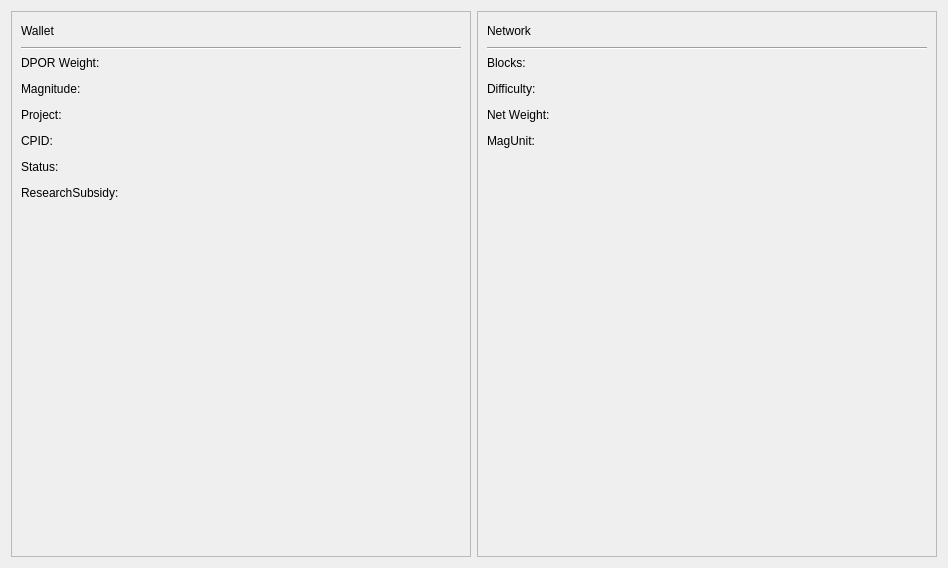
<?xml version="1.0" encoding="UTF-8"?>
<ui version="4.0">
 <class>StatisticsPage</class>
 <widget class="QWidget" name="StatisticsPage">
  <property name="geometry">
   <rect>
    <x>0</x>
    <y>0</y>
    <width>948</width>
    <height>568</height>
   </rect>
  </property>
  <property name="windowTitle">
   <string>Form</string>
  </property>
  <layout class="QVBoxLayout" name="verticalLayout">
   <item>
    <layout class="QHBoxLayout" name="horizontalLayout">
     <item>
      <widget class="QFrame" name="frame">
       <property name="sizePolicy">
        <sizepolicy hsizetype="Expanding" vsizetype="Expanding">
         <horstretch>0</horstretch>
         <verstretch>0</verstretch>
        </sizepolicy>
       </property>
       <property name="frameShape">
        <enum>QFrame::StyledPanel</enum>
       </property>
       <property name="frameShadow">
        <enum>QFrame::Raised</enum>
       </property>
       <layout class="QVBoxLayout" name="verticalLayout_2">
        <item>
         <widget class="QLabel" name="label">
          <property name="minimumSize">
           <size>
            <width>0</width>
            <height>20</height>
           </size>
          </property>
          <property name="maximumSize">
           <size>
            <width>16777215</width>
            <height>20</height>
           </size>
          </property>
          <property name="text">
           <string>Wallet</string>
          </property>
         </widget>
        </item>
        <item>
         <widget class="Line" name="line">
          <property name="orientation">
           <enum>Qt::Horizontal</enum>
          </property>
         </widget>
        </item>
        <item>
         <layout class="QFormLayout" name="formLayout">
          <property name="fieldGrowthPolicy">
           <enum>QFormLayout::AllNonFixedFieldsGrow</enum>
          </property>
          <property name="horizontalSpacing">
           <number>12</number>
          </property>
          <property name="verticalSpacing">
           <number>12</number>
          </property>
          <item row="0" column="0">
           <widget class="QLabel" name="label_7">
            <property name="text">
             <string>DPOR Weight:</string>
            </property>
           </widget>
          </item>
          <item row="1" column="0">
           <widget class="QLabel" name="label_13">
            <property name="text">
             <string>Magnitude:</string>
            </property>
           </widget>
          </item>
          <item row="2" column="0">
           <widget class="QLabel" name="label_14">
            <property name="text">
             <string>Project:</string>
            </property>
           </widget>
          </item>
          <item row="3" column="0">
           <widget class="QLabel" name="label_15">
            <property name="text">
             <string>CPID:</string>
            </property>
           </widget>
          </item>
          <item row="4" column="0">
           <widget class="QLabel" name="label_16">
            <property name="text">
             <string>Status:</string>
            </property>
           </widget>
          </item>
          <item row="5" column="0">
           <widget class="QLabel" name="label_18">
            <property name="text">
             <string>ResearchSubsidy:</string>
            </property>
           </widget>
          </item>
          <item row="0" column="1">
           <widget class="QLabel" name="labelDporWeight">
            <property name="text">
             <string notr="true"/>
            </property>
           </widget>
          </item>
          <item row="1" column="1">
           <widget class="QLabel" name="labelMagnitude">
            <property name="text">
             <string notr="true"/>
            </property>
           </widget>
          </item>
          <item row="2" column="1">
           <widget class="QLabel" name="labelProject">
            <property name="text">
             <string notr="true"/>
            </property>
           </widget>
          </item>
          <item row="3" column="1">
           <widget class="QLabel" name="labelCpid">
            <property name="text">
             <string notr="true"/>
            </property>
           </widget>
          </item>
          <item row="4" column="1">
           <widget class="QLabel" name="labelStatus">
            <property name="text">
             <string notr="true"/>
            </property>
           </widget>
          </item>
          <item row="5" column="1">
           <widget class="QLabel" name="labelDporSubsidy"/>
          </item>
         </layout>
        </item>
       </layout>
      </widget>
     </item>
     <item>
      <widget class="QFrame" name="frame_2">
       <property name="sizePolicy">
        <sizepolicy hsizetype="Expanding" vsizetype="Expanding">
         <horstretch>0</horstretch>
         <verstretch>0</verstretch>
        </sizepolicy>
       </property>
       <property name="frameShape">
        <enum>QFrame::StyledPanel</enum>
       </property>
       <property name="frameShadow">
        <enum>QFrame::Raised</enum>
       </property>
       <layout class="QVBoxLayout" name="verticalLayout_3">
        <item>
         <widget class="QLabel" name="label_3">
          <property name="minimumSize">
           <size>
            <width>0</width>
            <height>20</height>
           </size>
          </property>
          <property name="maximumSize">
           <size>
            <width>16777215</width>
            <height>20</height>
           </size>
          </property>
          <property name="text">
           <string>Network</string>
          </property>
         </widget>
        </item>
        <item>
         <widget class="Line" name="line_2">
          <property name="orientation">
           <enum>Qt::Horizontal</enum>
          </property>
         </widget>
        </item>
        <item>
         <layout class="QFormLayout" name="formLayout_2">
          <property name="fieldGrowthPolicy">
           <enum>QFormLayout::AllNonFixedFieldsGrow</enum>
          </property>
          <property name="horizontalSpacing">
           <number>12</number>
          </property>
          <property name="verticalSpacing">
           <number>12</number>
          </property>
          <item row="0" column="0">
           <widget class="QLabel" name="label_2">
            <property name="text">
             <string>Blocks:</string>
            </property>
           </widget>
          </item>
          <item row="0" column="1">
           <widget class="QLabel" name="labelBlocks">
            <property name="text">
             <string notr="true"/>
            </property>
           </widget>
          </item>
          <item row="1" column="0">
           <widget class="QLabel" name="label_8">
            <property name="text">
             <string>Difficulty:</string>
            </property>
           </widget>
          </item>
          <item row="1" column="1">
           <widget class="QLabel" name="labelDifficulty">
            <property name="text">
             <string notr="true"/>
            </property>
           </widget>
          </item>
          <item row="2" column="0">
           <widget class="QLabel" name="label_11">
            <property name="text">
             <string>Net Weight:</string>
            </property>
           </widget>
          </item>
          <item row="2" column="1">
           <widget class="QLabel" name="labelNetWeight">
            <property name="text">
             <string notr="true"/>
            </property>
           </widget>
          </item>
          <item row="3" column="0">
           <widget class="QLabel" name="label_19">
            <property name="text">
             <string>MagUnit:</string>
            </property>
           </widget>
          </item>
          <item row="3" column="1">
           <widget class="QLabel" name="labelDporMagUnit"/>
          </item>
         </layout>
        </item>
       </layout>
      </widget>
     </item>
    </layout>
   </item>
  </layout>
 </widget>
 <resources/>
 <connections/>
</ui>
